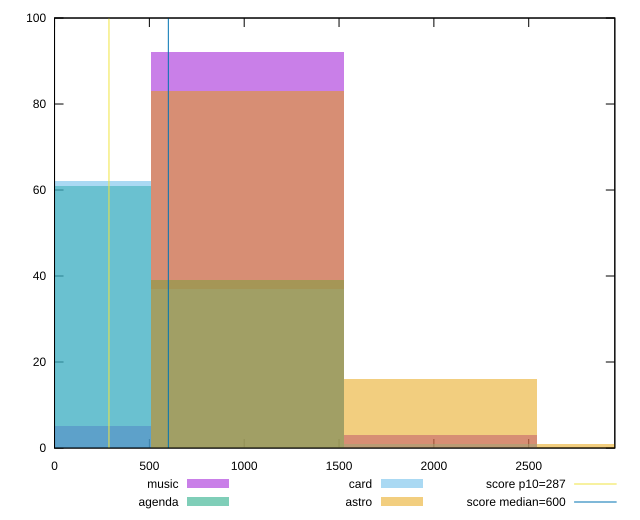

The gnuplot source for this figure:
reset

$music <<EOF
1017.6954575199624 92
0 5
2035.3909150399247 3
EOF

$agenda <<EOF
1017.6954575199624 39
0 61
EOF

$card <<EOF
0 62
1017.6954575199624 37
2035.3909150399247 1
EOF

$astro <<EOF
1017.6954575199624 83
2035.3909150399247 16
3053.086372559887 1
EOF

set key outside below
set boxwidth 1017.6954575199624
set xrange [0:2953.999999999999]
set yrange [0:100]
set trange [0:100]
set style fill transparent solid 0.5 noborder

set parametric
set terminal svg size 640, 520 enhanced background rgb 'white'
set output "reports/report_00028_2021-02-24T12-49-42.674Z/total-blocking-time/comparison/histogram/all_raw.svg"

plot $music title "music" with boxes, \
     $agenda title "agenda" with boxes, \
     $card title "card" with boxes, \
     $astro title "astro" with boxes, \
     287,t title "score p10=287", \
     600,t title "score median=600"

reset
